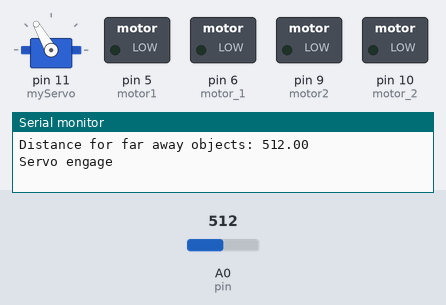
Recording of a sketch running on a simulated Arduino Uno, built with avr-gcc and run on an emulated ATmega328P. On the bench: servo, switched loads named in the sketch (green lamp = pin HIGH), the last lines printed to the serial monitor. The test bench sets the inputs (shaded band); at power-on: A0 (pin) = 512.

Above: at 2.8 s.
2.9 s: A0 (pin) set to 390
At 7.5 s:
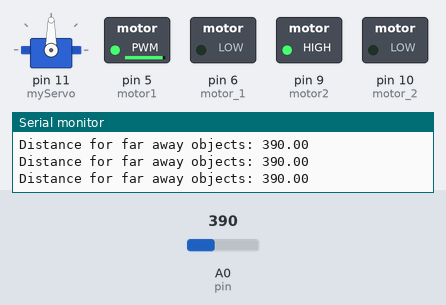
7.8 s: A0 (pin) set to 412
At 8.3 s:
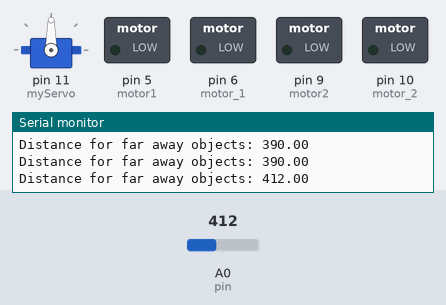
12.7 s: A0 (pin) set to 306
At 14.1 s:
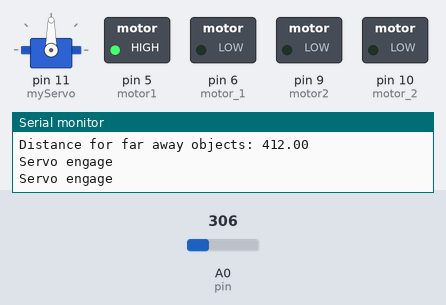
15.8 s: A0 (pin) set to 410
At 17.6 s:
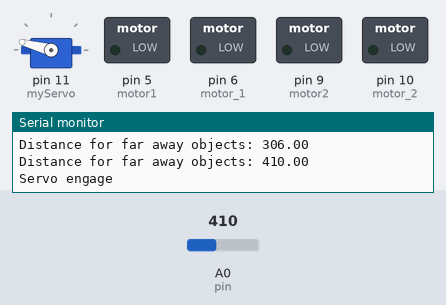
Timing chart, 0 to 21.7 s (numbered marks = the images above; inputs shaded):
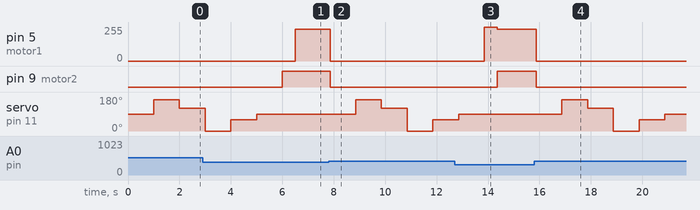

Measured:
- the behaviour switches between 400 and 401 on A0 (pin) (found by bisection; images 1 and 2)
- after the input at 2.9 s, pin 5 (motor1): 0/255 → 240/255 after 3.6 s; pin 6 (motor_1), pin 10 (motor_2): stays LOW (without the input it goes to HIGH after 3.1 s); pin 9 (motor2): LOW → HIGH after 3.1 s
- after the input at 7.8 s, pin 5 (motor1): 240/255 → 0/255 after 0.06 s; pin 9 (motor2): HIGH → LOW after 0.06 s; servo on pin 11 (myServo): 90° → 165° after 1.1 s, → 120° 1.0 s later, → 0° 1.0 s later, → 60° 1.0 s later
- after the input at 12.7 s, pin 5 (motor1): 0/255 → 255/255 after 1.2 s, → 240/255 0.50 s later; servo on pin 11 (myServo): goes on until 12.9 s, then stays 90°
- after the input at 15.8 s, pin 5 (motor1): 240/255 → 0/255 after 0.07 s; pin 9 (motor2): HIGH → LOW after 0.07 s; servo on pin 11 (myServo): 90° → 165° after 1.1 s, → 120° 1.0 s later, → 0° 1.0 s later, → 60° 1.0 s later, … (5 changes in this stretch)

The sketch:

CA_accurate.ino
```cpp
#include <Servo.h>

Servo myServo;

int motor1 = 5;
int motor_1 = 6;
int motor2 = 9;
int motor_2 = 10;
int pin = 0;
int distance = 0;
int i = 0;
int j = 0;

void setup()
{
  Serial.begin(9600);
  pinMode (motor1, OUTPUT);
  pinMode(motor_1, OUTPUT);
  pinMode (motor2, OUTPUT);
  pinMode(motor_2, OUTPUT);
  myServo.attach(11);

}
void forward()
{
   analogWrite(motor1, 240);
   analogWrite(motor_1, 0);
   analogWrite(motor2, 255);
   analogWrite(motor_2, 0);
}
void reverse()
{
  analogWrite(motor1, 0);
  analogWrite(motor_1, 255);
  analogWrite(motor2, 0);
  analogWrite(motor_2, 255);
  delay(300);
}
void stop(void)
{
   analogWrite(motor1, 0);
   analogWrite(motor_1, 0);
   analogWrite(motor2, 0);
   analogWrite(motor_2, 0);
   delay(1000);
}
void turn_Left()
{
  analogWrite(motor2, 255);
  analogWrite(motor_2, 0);
  delay(500);
}
void turn_Right()
{
  analogWrite(motor1, 255);
  analogWrite(motor_1, 0);
  delay(500);
}
//Reverse to the left
void reverse_L()
{
  analogWrite(motor2, 0);
  analogWrite(motor_2, 255);
  delay(500);
}
//Reverse to the right
void reverse_R()
{
  analogWrite(motor1, 0);
  analogWrite(motor_1, 255);
  delay(500);
}

void loop()
{
    float distance = analogRead(pin);
  Serial.print("\nDistance for far away objects: ");
  Serial.print(distance);
    forward();

 if(distance>400)
  {
    //robot measures 2 different points on the left and on the right. This way if
    //the sensor is out of range for one point it will be ok for the other.

    stop();
    myServo.write(165);
    Serial.print("\nServo engage");
    delay(1000);
    int left_a = analogRead(pin);
    myServo.write(120);
    delay(1000);
    int left_b = analogRead(pin);

    myServo.write(0);
    Serial.print("\nServo engage");
    delay(1000);
    int right_a = analogRead(pin);
    myServo.write(60);
    delay(1000);
    int right_b = analogRead(pin);
    myServo.write(90);
    stop();

   if(left_a > 500 && left_b > 400)
    {
      reverse();
      reverse_R();
      i++;
    }
    if(right_a > 500 && right_b > 400)
    {
      reverse();
      reverse_L();
      j++;
    }

    if(left_b <= right_b && i!=1)
    {
       turn_Left();
    }

     if(left_b > right_b && j!=1)
    {
       turn_Right();
    }
    i=0;
    j=0;
  }
}
```
